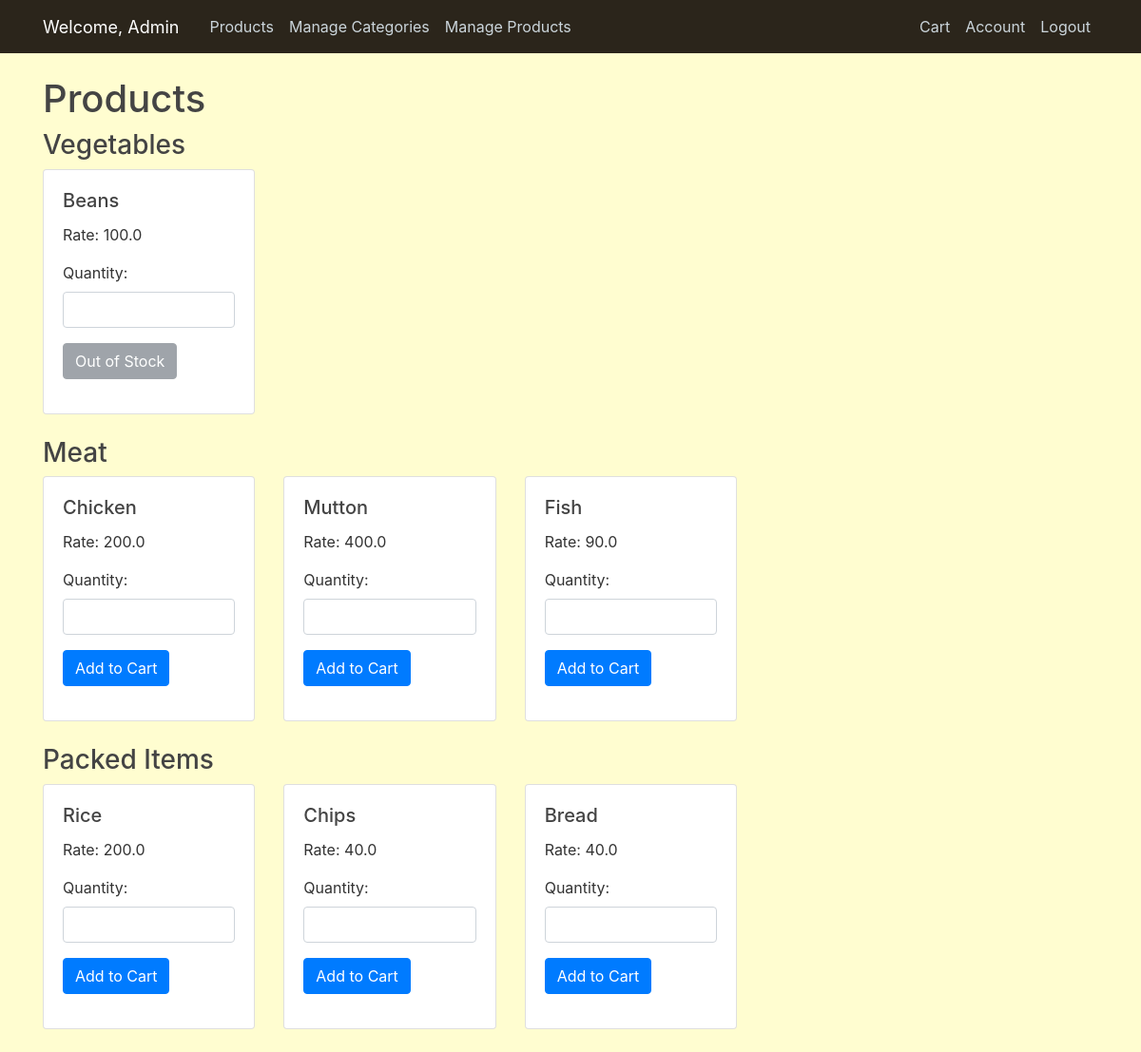
/user_products (signed in), run on the app's committed database.
### GroceryStore/models.py (models this page shows, shortened)
class User(db.Model, UserMixin):
    id = db.Column(db.Integer, primary_key=True)
    username = db.Column(db.String(20), unique=True, nullable=False)
    email = db.Column(db.String(120), unique=True, nullable=False)
    image_file = db.Column(db.String(20), nullable=False, default='default.jpg')
    password = db.Column(db.String(20), nullable=False)
    is_admin = db.Column(db.Boolean, default=False)
    purchases = db.relationship('Product', secondary=purchases, backref='buyers', lazy='dynamic')

class Category(db.Model):
    id = db.Column(db.Integer, primary_key=True)
    name = db.Column(db.String(50), unique=True, nullable=False)

class Product(db.Model):
    id = db.Column(db.Integer, primary_key=True)
    name = db.Column(db.String(100), nullable=False)
    manufacture_date = db.Column(db.DateTime, nullable=True)
    expiry_date = db.Column(db.DateTime, nullable=True)
    rate_per_unit = db.Column(db.Float, nullable=False)
    units = db.Column(db.Integer, nullable=False)
    category_id = db.Column(db.Integer, db.ForeignKey('category.id'), nullable=False)
    quantity = db.Column(db.Integer, nullable=False, default=0)

### GroceryStore/routes.py (the view, shortened to what this page needs)
@app.route("/user_products", methods=['GET', 'POST'])
@login_required
def user_products():
    categories = Category.query.all()
    products_by_category = {}
    for category in categories:
        products = Product.query.filter_by(category_id=category.id).all()
        products_by_category[category] = products
    search_form = ProductSearchForm()
    return render_template("user_products.html", products_by_category=products_by_category, search_form=search_form, title='User Products')

### GroceryStore/forms.py
class ProductSearchForm(FlaskForm):
    category = SelectField('Category', coerce=int, choices=[])
    min_price = FloatField('Min Price')
    max_price = FloatField('Max Price')
    start_date = DateField('Manufacture Date')
    end_date = DateField('Expiry Date')

### GroceryStore/models.py (called while the page is built)
@login_manager.user_loader
def load_user(user_id):
    return User.query.get(int(user_id))

### GroceryStore/templates/user_products.html
{% extends "layout.html" %}
{% block content %}
  <h1>Products</h1>
  {% if products_by_category %}
    {% for category, products in products_by_category.items() %}
      <h3>{{ category.name }}</h3>
      <div class="row">
        {% if products %}
          {% for product in products %}
            <div class="col-md-4 mb-4">
              <div class="card">
                <div class="card-body">
                  <h5 class="card-title">{{ product.name }}</h5>
                  <p class="card-text">Rate: {{ product.rate_per_unit }}</p>
                  <form method="POST" action="{{ url_for('add_to_cart', product_id=product.id) }}">
                    <div class="form-group">
                      <label for="quantity">Quantity:</label>
                      <input type="number" name="quantity" class="form-control" min="1" max="{{ product.units }}" required>
                    </div>
                    {% if product.units <= 0 %}
                      <button type="button" class="btn btn-secondary" disabled>Out of Stock</button>
                    {% else %}
                      <button type="submit" class="btn btn-primary">Add to Cart</button>
                    {% endif %}
                  </form>
                </div>
              </div>
            </div>
          {% endfor %}
        {% else %}
          <div class="col-md-12">
            <p>No Products present in this Category</p>
          </div>
        {% endif %}
      </div>
    {% endfor %}
  {% else %}
    <div class="col-md-12">
      <p>No Categories Present</p>
    </div>
  {% endif %}
{% endblock %}

### GroceryStore/templates/layout.html (shortened to what this page needs)
<html>
    <head>
        <link rel="stylesheet" href="https://cdn.jsdelivr.net/npm/bootstrap@4.0.0/dist/css/bootstrap.min.css">
        <link rel="stylesheet" type="text/css" href="{{ url_for('static', filename='main.css') }}">
    </head>
    <body>
        <header class="site-header">
          <nav class="navbar navbar-expand-md navbar-dark bg-steel fixed-top">
            <div class="container">
              <a class="navbar-brand mr-4" style="color: #ffffff; font-size: 18px;">Welcome, {{ current_user.username }}</a>
                <div class="collapse navbar-collapse" id="navbarToggle">
                  <div class="navbar-nav mr-auto">
                      {% if current_user.is_authenticated %}
                      <a class="nav-item nav-link mx-auto" href="/user_products">Products</a>
                          {% if current_user.is_admin %}
                              <a class="nav-item nav-link" href="{{ url_for('manage_categories') }}">Manage Categories</a>
                              <a class="nav-item nav-link" href="{{ url_for('manage_products') }}">Manage Products</a>
                          {% else %}
                              <a class="nav-item nav-link" href="{{ url_for('search') }}">Search</a>
                          {% endif %}
                      {% endif %}
                  </div>
                  <div class="navbar-nav">
                      {% if current_user.is_authenticated %}
                          <a class="nav-item nav-link" href="{{ url_for('cart') }}">Cart</a>
                          <a class="nav-item nav-link" href="{{ url_for('account') }}">Account</a>
                          <a class="nav-item nav-link" href="{{ url_for('logout') }}">Logout</a>
                      {% else %}
                          <a class="nav-item nav-link" href="{{ url_for('login') }}">Login</a>
                          <a class="nav-item nav-link" href="{{ url_for('register') }}">Register</a>
                      {% endif %}
                  </div>
              </div>
            </div>
          </nav>
        </header>
        <main role="main" class="container">
            <div class="row">
              <div class="col-md-8">
                {% block content %}{% endblock %}
              </div>
            </div>
        </main>
    </body>
</html>

### GroceryStore/static/main.css (style rules this page uses)
body { background: #fffdd0; color: #333333; margin-top: 5rem; }
h1, h2, h3, h4, h5, h6 { color: #444444; }
.bg-steel { background-color: #5f788a; }
.site-header .navbar-nav .nav-link { color: #cbd5db; }
.navbar { background: #2b251b; }

### data on the page
User: username "Admin"
Category: name "Vegetables"
Product: name "Beans", rate_per_unit "100.0", units "Out of Stock"
Category: name "Meat"
Product: name "Chicken", rate_per_unit "200.0", units "Add to Cart"
Product: name "Mutton", rate_per_unit "400.0", units "Add to Cart"
Product: name "Fish", rate_per_unit "90.0", units "Add to Cart"
Category: name "Packed Items"
Product: name "Rice", rate_per_unit "200.0", units "Add to Cart"
Product: name "Chips", rate_per_unit "40.0", units "Add to Cart"
Product: name "Bread", rate_per_unit "40.0", units "Add to Cart"
